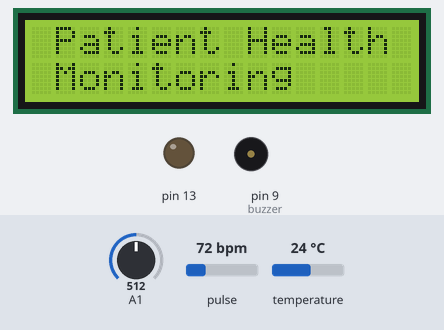
A sketch run on a simulated Arduino Uno, built with avr-gcc and run on an emulated ATmega328P. Shown: 16×2 character LCD, output pins drawn as LEDs (lit = HIGH), buzzer (waves = sounding, pin HIGH). Inputs (shaded band) come from the test bench; at power-on: A1 = 512, pulse 72 bpm, temperature 24 °C. The modem accepts every AT command (registered, SIM ready, sends succeed) and sends nothing else; what the sketch prints to the serial monitor is not drawn.

Above: at 0.1 s.
At 9.1 s:
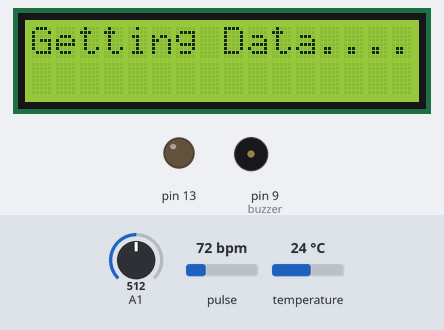
At 19.2 s:
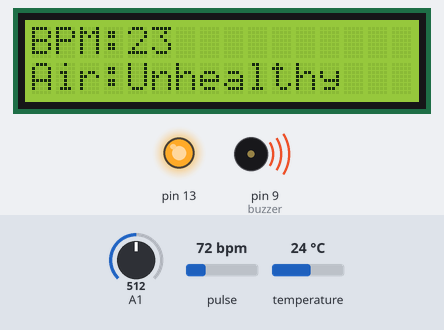
At 31.8 s:
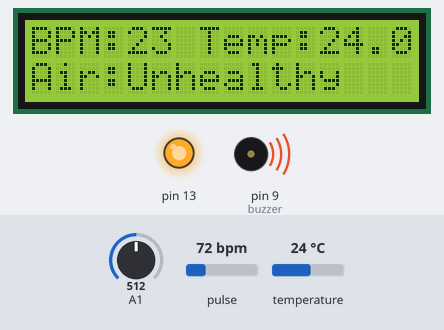
Timing chart, 0 to 33.3 s (numbered marks = the images above):
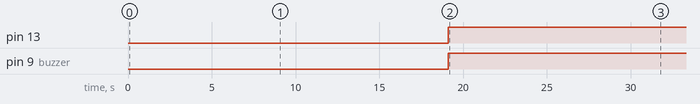

The sketch:

patient_monitoring_system.ino
```cpp
#include <LiquidCrystal.h>
#include <SoftwareSerial.h>
#include "Timer.h"
#include <OneWire.h>
#include <DallasTemperature.h>
#define USE_ARDUINO_INTERRUPTS true
#include <PulseSensorPlayground.h>     // Includes the PulseSensorPlayground Library.

#define DEBUG true
#define SSID "ifyoulike"     // "SSID-WiFiname"
#define PASS "iloveyou" // "password"
#define IP "184.106.153.149"      // thingspeak.com ip

#define ONE_WIRE_BUS 8
OneWire oneWire(ONE_WIRE_BUS);

DallasTemperature sensors(&oneWire);


Timer t;
PulseSensorPlayground pulseSensor;

String msg = "GET /update?key=IGJ80KGP7E2XMB1W";
SoftwareSerial esp8266(10,11);

LiquidCrystal lcd(2, 3, 4, 5, 6, 7);

//Variables
const int PulseWire = A0;       // PulseSensor PURPLE WIRE connected to ANALOG PIN 0
const int LED13 = 13;          // The on-board Arduino LED, close to PIN 13.
int Threshold = 550;           //for heart rate sensor
int buzzer = 9;
float myTemp;
int myBPM;
String BPM;
String temp;
int error;
int panic;
int raw_myTemp;
float Voltage;
float tempC;
int airquality;
int airval;
void setup()
{
  pinMode(buzzer, OUTPUT);

  Serial.begin(9600);
  esp8266.begin(115200);
  sensors.begin();
  lcd.begin(16, 2);
  lcd.clear();
  lcd.setCursor(0,0);
  lcd.print(" Patient Health");
  lcd.setCursor(0,1);
  lcd.print(" Monitoring ");
  delay(4000);
  lcd.clear();
  lcd.setCursor(0,0);
  lcd.print("Initializing....");
  delay(5000);
  lcd.clear();
  lcd.setCursor(0,0);
  lcd.print("Getting Data....");
  pulseSensor.analogInput(PulseWire);
  pulseSensor.blinkOnPulse(LED13);       //auto-magically blink Arduino's LED with heartbeat.
  pulseSensor.setThreshold(Threshold);

  // Double-check the "pulseSensor" object was created and "began" seeing a signal.
   if (pulseSensor.begin()) {
    Serial.println("We created a pulseSensor Object !");  //This prints one time at Arduino power-up,  or on Arduino reset.
  }
  Serial.println("AT");
  esp8266.println("AT");

  delay(3000);

  if(esp8266.find("OK"))
  {
    connectWiFi();
  }
  t.every(10000, getReadings);
   t.every(10000, updateInfo);
}

void loop()
{
//  panic_button();
start: //label
    error=0;
   t.update();
    //Resend if transmission is not completed
    if (error==1)
    {
      goto start; //go to label "start"
    }
 delay(4000);
}

void updateInfo()
{
  String cmd = "AT+CIPSTART=\"TCP\",\"";
  cmd += IP;
  cmd += "\",80";
  Serial.println(cmd);
  esp8266.println(cmd);
  delay(2000);
  if(esp8266.find("Error"))
  {
    return;
  }
  cmd = msg ;
  cmd += "&field1=";    //field 1 for BPM
  cmd += BPM;
  cmd += "&field2=";  //field 2 for temperature
  cmd += airval;
  cmd += "&field3=";  //field 3 for temp
  cmd += temp;
  cmd += "\r\n";
  Serial.print("AT+CIPSEND=");
  esp8266.print("AT+CIPSEND=");
  Serial.println(cmd.length());
  esp8266.println(cmd.length());
  if(esp8266.find(">"))
  {
    Serial.print(cmd);
    esp8266.print(cmd);
  }
  else
  {
    Serial.println("AT+CIPCLOSE");
    esp8266.println("AT+CIPCLOSE");
    //Resend...
    error=1;
  }
}

boolean connectWiFi()
{
  Serial.println("AT+CWMODE=1");
  esp8266.println("AT+CWMODE=1");
  delay(2000);
  String cmd="AT+CWJAP=\"";
  cmd+=SSID;
  cmd+="\",\"";
  cmd+=PASS;
  cmd+="\"";
  Serial.println(cmd);
  esp8266.println(cmd);
  delay(5000);
  if(esp8266.find("OK"))
  {
    return true;
  }
  else
  {
    return false;
  }
}

void getReadings(){
   airval = analogRead(A1);
  //airval = (air / 10) * 100;
  //Voltage = (raw_myTemp / 1023.0) * 5000; // 5000 to get millivots.
  //tempC = Voltage * 0.1;
  //myTemp = (tempC * 1.8) + 32; // conver to F
  //Serial.println(myTemp);
  int raw_BPM = pulseSensor.getBeatsPerMinute();  // Calls function on our pulseSensor object that returns BPM as an "int".
  int myBPM = raw_BPM * 0.32;                                            // "myBPM" hold this BPM value now.

if (pulseSensor.sawStartOfBeat()) {            // Constantly test to see if "a beat happened".
Serial.println(myBPM);                        // Print the value inside of myBPM.
}
  temp = sensors.getTempCByIndex(0);


  //delay(20);
    char buffer1[10];
     //char buffer2[10];
    BPM = dtostrf(myBPM, 4, 1, buffer1);
    //airquality = dtostrf(airval, 4, 1, buffer2);

    lcd.clear();
    lcd.setCursor(0,0);
    lcd.print("BPM:");
    lcd.setCursor(4,0);
    lcd.print(myBPM);
    lcd.setCursor(7, 0);

   if(airval >= 0 && airval<= 50){
    lcd.setCursor(0,1);
    lcd.print("Air:");
    lcd.setCursor(7,1);
    lcd.print("Healthy");
    digitalWrite(buzzer, LOW);
   }
   else if(airval > 50 && airval <= 100){
    lcd.setCursor(0,1);
    lcd.print("Air:");
    lcd.setCursor(7,1);
    lcd.print("Moderate");
    digitalWrite(buzzer, LOW);
   }
   else if(airval > 100 ){
    lcd.setCursor(0,1);
    lcd.print("Air:");
    lcd.setCursor(4,1);
    lcd.print("Unhealthy");
    digitalWrite(buzzer, HIGH);
   }

   sensors.requestTemperatures();
  lcd.setCursor(7, 0);
  lcd.print("Temp:");
  lcd.print(sensors.getTempCByIndex(0));
  //lcd.print((char)176);//shows degrees character
  lcd.print("C");

  }


/*void panic_button(){
  panic = digitalRead(9);
    if(panic == HIGH){
    Serial.println(panic);
      String cmd = "AT+CIPSTART=\"TCP\",\"";
  cmd += IP;
  cmd += "\",80";
  Serial.println(cmd);
  esp8266.println(cmd);
  delay(2000);
  if(esp8266.find("Error"))
  {
    return;
  }
  cmd = msg ;
  cmd += "&field3=";
  cmd += panic;
  cmd += "\r\n";
  Serial.print("AT+CIPSEND=");
  esp8266.print("AT+CIPSEND=");
  Serial.println(cmd.length());
  esp8266.println(cmd.length());
  if(esp8266.find(">"))
  {
    Serial.print(cmd);
    esp8266.print(cmd);
  }
  else
  {
    Serial.println("AT+CIPCLOSE");
    esp8266.println("AT+CIPCLOSE");
    //Resend...
    error=1;
  }
}
}*/
```

Measured:
- by itself, pin 13, pin 9 (buzzer): LOW → HIGH at 19.1 s
- what the display in image 1 shows lasts 10.0 s, from 9.1 s to 19.1 s
- what the display in image 2 shows lasts 0.8 s, from 19.1 s to 19.9 s
